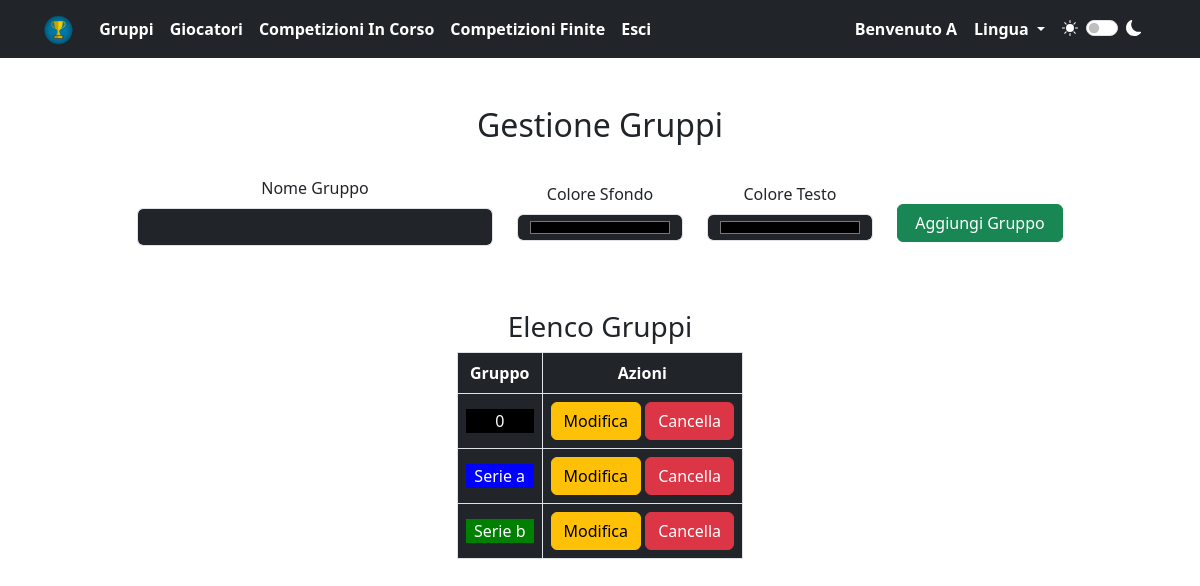
/index.php?page=gruppi (signed in), run on an earlier commit of the app's database.
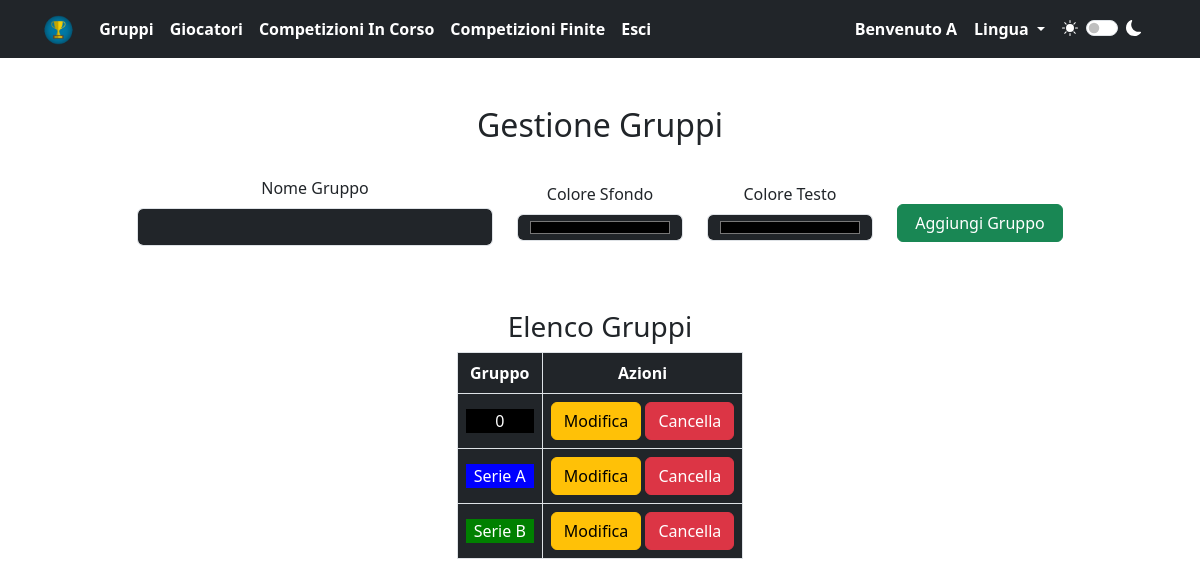
And on a later commit of the database.
### tables this page shows
CREATE TABLE `gruppi` (
  `utente` varchar(200) NOT NULL,
  `nome` varchar(200) NOT NULL,
  `colore1` varchar(200) NOT NULL,
  `colore2` varchar(200) NOT NULL
);

### language/italiano.php (called while the page is built, shortened)
<?php
$VCM_edit = "Modifica";
$VCM_delete = "Cancella";
$VCM_color1 = "Colore Sfondo";
$VCM_color2 = "Colore Testo";
$VCM_actions = "Azioni";
$VCM_players = "Giocatori";
$VCM_comp_in_progress = "Competizioni In Corso";
$VCM_comp_finished = "Competizioni Finite";
$VCM_logout = "Esci";
$VCM_welcome = "Benvenuto";
$VCM_language = "Lingua";
?>

### gruppi.php (the view, shortened to what this page needs)
<?php
$user = $_SESSION['username'];
$query_gruppi = "SELECT * FROM gruppi WHERE utente = ?";
$stmt_gruppi = $conn->prepare($query_gruppi);
$stmt_gruppi->bind_param("s", $user);
$stmt_gruppi->execute();
$result_gruppi = $stmt_gruppi->get_result();
?>
<div class="container">
    <div class="row justify-content-center">
        <h2 class="text-center mt-5">Gestione Gruppi</h2>
        <form action="#" method="post" class="mt-4">
            <div class="row align-items-center justify-content-center">
                <div class="col-lg-4 text-center">
                    <div class="mb-3">
                        <label for="nome_gruppo" class="form-label">Nome Gruppo</label>
                        <input type="text" class="form-control" id="nome_gruppo" name="nome_gruppo" required>
                    </div>
                </div>
                <div class="col-lg-2 text-center">
                    <div class="mb-3">
                        <label for="<?php echo $VCM_color1; ?>" class="form-label"><?php echo $VCM_color1; ?></label>
                        <input type="color" class="form-control" id="colore_primario" name="colore_primario" required>
                    </div>
                </div>
                <div class="col-lg-2 text-center">
                    <div class="mb-3">
                        <label for="<?php echo $VCM_color2; ?>" class="form-label"><?php echo $VCM_color2; ?></label>
                        <input type="color" class="form-control" id="colore_secondario" name="colore_secondario" required>
                    </div>
                </div>
                <div class="col-lg-2 text-center">
                    <div class="mb-3">
                        <button type="submit" class="btn btn-success w-100 mt-4" name="submit">Aggiungi Gruppo</button>
                    </div>
                </div>
            </div>
        </form>
        <div class="row mt-5 justify-content-center">
            <div class="col-auto table-responsive">
                <h3 class="text-center">Elenco Gruppi</h3>
                <table class="table table-bordered text-center table-responsive miatable" id="myTable">
                    <thead>
                        <tr>
                            <th class="mioth">Gruppo</th>
                            <th><?php echo $VCM_actions; ?></th>
                        </tr>
                    </thead>
                    <tbody>
                        <?php if (isset($result_gruppi)) : ?>
                            <?php while ($row = $result_gruppi->fetch_assoc()) : ?>
                                <tr>
                                    <td>
                                        <div class="miocolore px-2" style="background-color: <?php echo htmlspecialchars($row['colore1']); ?>; color: <?php echo htmlspecialchars($row['colore2']); ?>;">
                                            <?php echo htmlspecialchars($row['nome']); ?>
                                        </div>
                                    </td>
                                    <td>
                                        <a href="index.php?page=azioni&name=modificagruppo&gruppo=<?php echo htmlspecialchars($row['nome']); ?>" class="btn btn-warning"><?php echo $VCM_edit; ?></a>
                                        <a href="index.php?page=azioni&name=eliminagruppo&gruppo=<?php echo htmlspecialchars($row['nome']); ?>" class="btn btn-danger"><?php echo $VCM_delete; ?></a>
                                    </td>
                                </tr>
                            <?php endwhile; ?>
                        <?php endif; ?>
                    </tbody>
                </table>
            </div>
        </div>
    </div>
</div>

### index.php (shortened to what this page needs)
<!DOCTYPE html>
<html>
<head>
    <?php include "layout/head.php"; ?>
</head>
<body>
    <?php
    include "conn.php";
    if (isset($_SESSION['lang'])) {
        if ($_SESSION['lang'] === 'it') {
            include "language/italiano.php";
        } elseif ($_SESSION['lang'] === 'en') {
            include "language/inglese.php";
        }
    } else {
        include "language/italiano.php";
    }
    $page = isset($_GET['page']) ? $_GET['page'] : '#';
    ?>
    <?php include "layout/header.php"; ?>
    <?php if (isset($_SESSION['username'])) : ?>
        <?php if ($page == "logout") : ?>
            <?php include "logout.php"; ?>
        <?php elseif ($page == "gruppi") : ?>
            <?php include "gruppi.php"; ?>
        <?php elseif ($page == "giocatori") : ?>
            <?php include "giocatori.php"; ?>
        <?php elseif ($page == "azioni") : ?>
            <?php include "azioni.php"; ?>
        <?php elseif ($page == "modalita") : ?>
            <?php include "modalita.php"; ?>
        <?php elseif ($page == "competizioni") : ?>
            <?php include "competizioni.php"; ?>
        <?php elseif ($page == "visualizza") : ?>
            <?php include "competizioni/visualizza.php"; ?>
        <?php elseif ($page == "classifica") : ?>
            <?php include "competizioni/classifica.php"; ?>
        <?php elseif ($page == "tabellone") : ?>
            <?php include "competizioni/tabellone.php"; ?>
        <?php elseif ($page == "statistiche") : ?>
            <?php include "competizioni/statistiche.php"; ?>
        <?php elseif ($page == "fasefinale") : ?>
            <?php include "competizioni/fasefinale.php"; ?>
        <?php else : ?>
            <?php include "home.php"; ?>
        <?php endif; ?>
    <?php else : ?>
        <?php include "login.php"; ?>
    <?php endif; ?>
</body>
</html>

### layout/head.php (shortened to what this page needs)
<link href="https://cdn.jsdelivr.net/npm/bootstrap@5.3.3/dist/css/bootstrap.min.css" rel="stylesheet"
>
<link rel="stylesheet" href="css/style.css">

### layout/header.php (shortened to what this page needs)
<header class="navbar navbar-expand-xl navbar-dark bg-dark" id="navbar">
    <div class="container">
        <a class="navbar-brand" href="index.php">
            <img src="img/logo.png" alt="VCM" height="30">
        </a>
        <div class="collapse navbar-collapse justify-content-between" id="navbarNav">
            <ul class="navbar-nav">
                <li class="nav-item">
                    <a class="nav-link active" href="index.php?page=gruppi"><b>Gruppi</b></a>
                </li>
                <li class="nav-item">
                    <a class="nav-link active" href="index.php?page=giocatori"><b><?php echo $VCM_players; ?></b></a>
                </li>
                <li class="nav-item">
                    <a class="nav-link active" href="index.php?page=competizioni&com=0"><b><?php echo $VCM_comp_in_progress; ?></b></a>
                </li>
                <li class="nav-item">
                    <a class="nav-link active" href="index.php?page=competizioni&com=1"><b><?php echo $VCM_comp_finished; ?></b></a>
                </li>
                <?php if (isset($_SESSION['username'])) : ?>
                    <li class="nav-item">
                        <a class="nav-link active" href="index.php?page=logout"><b><?php echo $VCM_logout; ?></b></a>
                    </li>
                <?php endif; ?>
            </ul>
            <div class="d-flex align-items-center">
                <?php if (isset($_SESSION['username'])) : ?>
                    <p class="m-0 me-3 fw-bold"><?php echo $VCM_welcome . " " . ucfirst($_SESSION['username']); ?></p>
                <?php endif; ?>
                <div class="d-flex d-flex align-items-center">
                    <div class="dropdown">
                        <button class="btn btn-link dropdown-toggle px-0 fw-bold" type="button" id="languageDropdown" data-bs-toggle="dropdown" aria-expanded="false">
                            <?php echo $VCM_language; ?>
                        </button>
                    </div>
                    <div class=" form-check form-switch px-3 d-flex align-items-center">
                                    <label class="form-check-label d-flex align-items-center" for="themeSwitch">
                                    </label>
                                    <input class="form-check-input d-flex align-items-center" type="checkbox" id="tema">
                                    <label class="form-check-label d-flex align-items-center" for="themeSwitch">
                                    </label>
                    </div>
                </div>
            </div>
        </div>
    </div>
</header>

### css/style.css (style rules this page uses)
:root { --primarycolor: #212529; --secondarycolor: #ffffff; --bs-body-color: #ffffff; --bs-body-bg: #212529; --bs-tertiary-bg : #212529; }
body { background-color: var(--secondarycolor); color: var(--primarycolor); }
a { text-decoration: none; color: var(--secondarycolor); }
th, td { color: var(--secondarycolor) !important; min-width: 50px; vertical-align: middle; }
#languageDropdown { text-decoration: none ; color: var(--secondarycolor); cursor: pointer; }
#tema { float: none; margin-top: 0; margin-left: 0.5rem; margin-right: 0.5rem; cursor: pointer; background-color: var(--secondarycolor); }
.form-check-label, p { color: var(--secondarycolor); }
.miatable th { cursor: pointer; }
#myTable th, #myTable td { min-width: auto; }

What changed in the data, as far as the page shows it:
removed gruppi: nome "Serie a", colore1 "#0000ff" (drawn)
removed gruppi: nome "Serie b", colore1 "#008000" (drawn)
added gruppi: nome "Serie A", colore1 "#0000ff" (drawn)
added gruppi: nome "Serie B", colore1 "#008000" (drawn)
